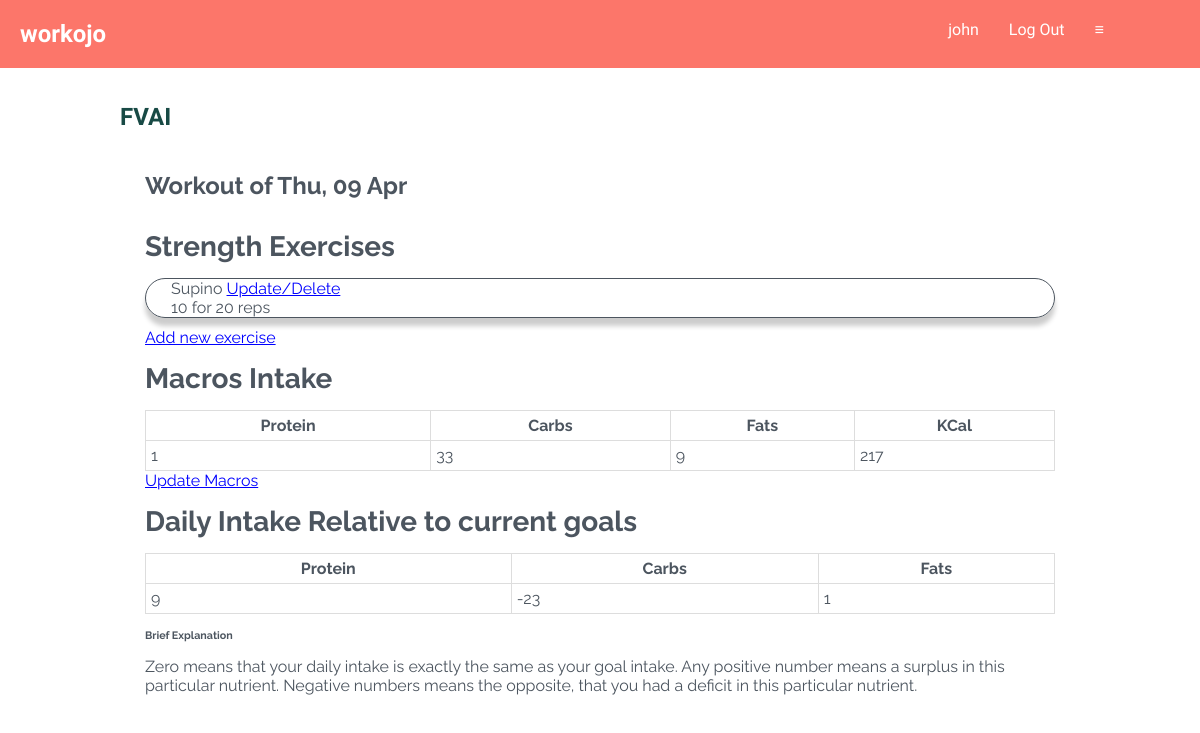
/16/workout (signed in), run on the app's committed database.
### tables this page shows
CREATE TABLE user (
  id INTEGER PRIMARY KEY AUTOINCREMENT,
  username TEXT UNIQUE NOT NULL,
  password TEXT NOT NULL
);

CREATE TABLE workout (
  id INTEGER PRIMARY KEY AUTOINCREMENT,
  creator_id INTEGER NOT NULL,
  created TIMESTAMP NOT NULL DEFAULT CURRENT_TIMESTAMP,
  tag TEXT NOT NULL,
  FOREIGN KEY (creator_id) REFERENCES user (id)  
);

CREATE TABLE exercise (
  id INTEGER PRIMARY KEY AUTOINCREMENT,
  workout_id INTEGER NOT NULL,
  exercise_name TEXT NOT NULL,
  set_number INTEGER NOT NULL,
  repetitions INTEGER NOT NULL,
  unit TEXT NOT NULL,
  FOREIGN KEY (workout_id) REFERENCES workout (id)
);

CREATE TABLE macros (
  id INTEGER PRIMARY KEY AUTOINCREMENT,
  workout_id INTEGER NOT NULL,
  protein INTEGER NOT NULL,
  carbs INTEGER NOT NULL,
  fats INTEGER NOT NULL,
  FOREIGN KEY (workout_id) REFERENCES workout (id)
);

### workojo/log.py (the view)
@bp.route('/<int:id>/workout')
@login_required
def workout(id):
    db = get_db()
    workout = get_workout(id)
    user_id = session.get('user_id')
    exercises = db.execute(
        'SELECT e.id, exercise_name, set_number, repetitions, unit, created, workout_id'
        ' FROM exercise e JOIN workout w ON e.workout_id=w.id'
        ' WHERE workout_id= ?',(id,)
    ).fetchall()
    macros = db.execute(
        'SELECT m.id, carbs, protein, fats, workout_id'
        ' FROM macros m JOIN workout w on m.workout_id=w.id'
        ' WHERE workout_id = ?',(id,)
    ).fetchone()
    workout = db.execute(
        'SELECT *'
        ' FROM workout'
        ' ORDER BY created DESC'
        ).fetchone()
    diet_goals = db.execute(
        'SELECT d.creator_id, daily_protein, daily_fats, daily_carbs'
        ' FROM diet_goals d JOIN user u on d.creator_id=u.id'
        ' WHERE creator_id = ?',(user_id,)
    ).fetchone()
    distance_list = distance_from_goals(diet_goals, macros)
    session['current_id'] = workout['id']
    kcal = kcal_counter(macros)
    return render_template('log/workout_details.html', macros=macros, exercises=exercises, workout=workout,
    user_id=user_id, kcal=kcal, distance_list=distance_list, diet_goals=diet_goals)

### workojo/_log_helper.py (called while the page is built)
def kcal_counter(macros):
    if macros:
        kcal = (macros['fats'] * 9) + (macros['carbs'] * 4) + (macros['protein'] * 4)
    else:
        kcal = 0
    return kcal

def distance_from_goals(diet_goals, macros):
    if diet_goals and macros:
        protein_distance = diet_goals['daily_protein'] - macros['protein']
        carb_distance = diet_goals['daily_carbs'] - macros['carbs']
        fats_distance = diet_goals['daily_fats'] - macros ['fats']
        distance_list = [protein_distance, carb_distance, fats_distance]
        return distance_list

def get_workout(id, check_author=True):
    workout = get_db().execute(
        'SELECT w.id, creator_id, created, tag, created, username'
        ' FROM workout w JOIN user u ON w.creator_id=u.id'
        ' WHERE w.id = ?',
        (id,)
    ).fetchone()
    if workout is None:
        abort(404, 'Workout id {0} does not exist.'.format(id))
    if check_author and workout['creator_id'] != g.user['id']:
        abort(403)
    return workout

### workojo/auth.py (called while the page is built)
@bp.before_app_request
def load_logged_in_user():
    user_id = session.get('user_id')
    if user_id is None:
        g.user = None
    else:
        g.user = get_db().execute(
            'SELECT * FROM user WHERE id = ?', (user_id, )
        ).fetchone()

def login_required(view):
    @functools.wraps(view)
    def wrapped_view(**kwargs):
        if g.user is None:
            return redirect(url_for('auth.login'))
        return view(**kwargs)
    return wrapped_view

### workojo/db.py (called while the page is built)
def get_db():
    if 'db' not in g:
        g.db = sqlite3.connect(
            current_app.config['DATABASE'],
            detect_types=sqlite3.PARSE_DECLTYPES
        )
        g.db.row_factory = sqlite3.Row
    return g.db

### workojo/templates/log/workout_details.html
{% extends 'base.html' %}
{% block header %}
  <h1>{% block title %} {{ workout['tag']}} {% endblock %}</h1>
{% endblock %}
{% block content %}
<div class="body">
<h2 class="workout-header">Workout of {{ workout['created'].strftime('%a, %d %b')}}</h2>
<h4 class="workout-header"> Strength Exercises</h4>
{% for exercise in exercises %}
<p class="workout-children">
    {{ exercise['exercise_name']}} <a class="body-link" href="{{url_for('log.update', id=exercise['id'])}}">Update/Delete</a>
    <br>
    {{ exercise['set_number']}} for {{ exercise['repetitions']}} {{ exercise['unit']}} <br>
</p>
{% endfor %}
<p><a class="body-link" href="{{url_for('log.create')}}">Add new exercise</a></p>
{% if macros %}
<h4 class="workout-header">Macros Intake</h4>
<table>
  <tr>
    <th>Protein</th>
    <th>Carbs</th>
    <th>Fats</th>
    <th>KCal</th>
  </tr>
  <tr>
    <td>{{ macros['protein'] }}</td>
    <td>{{ macros['carbs'] }}</td>
    <td>{{ macros['fats'] }}</td>
    <td>{{ kcal }}</td>
  </tr>
</table>
<a class="body-link" href="{{url_for('log.macro_update', id=macros['id'])}}">Update Macros</a>
{% else %}
<a class="body-link" href="{{url_for('log.macro_create')}}">Track macros</a>
{% endif %}
{% if macros and diet_goals %}
<h4 class="workout-header">Daily Intake Relative to current goals</h4>
<table>
  <tr>
    <th>Protein</th>
    <th>Carbs</th>
    <th>Fats</th>
  </tr>
  <tr>
    <td>{{ distance_list[0] }}</td>
    <td>{{ distance_list[1] }}</td>
    <td>{{ distance_list[2] }}</td>
  </tr>
</table>
<h6 class="workout-header">Brief Explanation</h6>
<p>
  Zero means that your daily intake is exactly the same as your goal intake.
  Any positive number means a surplus in this particular nutrient.
  Negative numbers means the opposite, that you had a deficit in this particular nutrient.
</p>
{% endif %}
</div>
{% endblock %}

### workojo/templates/base.html (shortened to what this page needs)
<!doctype html>
<link rel="stylesheet" media='screen and (min-width: 450px)' href="{{ url_for('static', filename='style.css') }}">
<link rel="stylesheet" media='screen and (min-width: 140px) and (max-width: 440px)' href="{{ url_for('static', filename='phone.css') }}"/>
<body>
<nav>
  <h1>workojo</h1>
  <ul>
    {% if g.user %}
      <li><span>{{ g.user['username'] }}</span>
      <li><a href="{{ url_for('auth.logout') }}">Log Out</a>
      <li id="triple-bar">&#8801</li>
    {% else %}
      <li><a href="{{ url_for('auth.register') }}">Register</a>
      <li><a href="{{ url_for('auth.login') }}">Log In</a>
      <li id="triple-bar">&#8801</li>
    {% endif %}
  </ul>
</nav>
<section class="content">
  <header>
    {% block header %}{% endblock %}
  </header>
  {% block content %}{% endblock %}
</section>
</body>

### workojo/static/style.css (style rules this page uses)
* { margin: 0; padding: 0; }
h4 { font-size: 28px; }
nav { font-family: 'Gotu', sans-serif; display: flex; padding: 20px; background-color: #fc766aff; color: white; }
table { border-collapse: collapse; width: 100%; }
td, th { border: 1px solid #dddddd; padding: 5px; }
ul { margin-left: 70%; }
li { display: inline-block; margin-left: 30px; }
a { text-decoration: none; color: inherit; }
section { width: 80%; margin: 0 auto; padding: 10px; background-color: white; color: #4c555f; }
header { font-family: 'Gotu', sans-serif; padding: 25px 0px; color: #184a45ff; }
.workout-header { padding: 15px 0px; }
.workout-children { border: 1px solid #4c555f; box-shadow: 0px 8px 5px 0px rgba(0,0,0,0.2); border-radius: 25px; margin-bottom: 10px; }
.body, .workout-children { font-family: 'Raleway', sans-serif; padding: 0px 25px; }
.body-link { color: blue; text-decoration: underline; padding-right: 15px; }

### workojo/static/phone.css (style rules this page uses)
* { margin: 0; padding: 0; -webkit-padding-start: 0; }
h4 { margin: 15px 0px 10px 0px; }
nav { font-family: 'Gotu', sans-serif; display: flex; background-color: #fc766aff; color: white; padding: 10px; }
ul { font-size: 0; padding: 0; }
table { border-collapse: collapse; width: 100%; }
td, th { border: 1px solid #dddddd; padding: 5px; }
li { display: inline-block; font-size: 16px; margin: -15px; margin-left: 10px; padding-left: 20px; }
a { text-decoration: none; color: inherit; }
section { margin: 0px 5px 5px 5px; padding: 10px; background-color: white; color: #4c555f; }
header { font-family: 'Gotu', sans-serif; padding: 10px; text-align: center; color: #184a45ff; }
.body, .workout-children { font-family: 'Raleway', sans-serif; padding: 0px 10px 0px 10px; line-height: 1.5em; }
.body p { margin-bottom: 15px; }
.body-link { color: blue; text-decoration: underline; padding: 15px; }
.workout-children { border: 1px solid #4c555f; box-shadow: 0px 8px 5px 0px rgba(0,0,0,0.2); border-radius: 25px; }
#triple-bar { position: relative; cursor: pointer; font-size: 25px; padding: 10px; padding-left: 20px; }

### data on the page
user: user.username "john"
workout: tag "FVAI", created "Thu, 09 Apr"
exercise: exercise_name "Supino", set_number "10", repetitions "20", unit "reps"
macros: protein "1", carbs "33", fats "9"

### other printed values
{{ kcal }} "217"
{{ distance_list[0] }} "9"
{{ distance_list[1] }} "-23"
{{ distance_list[2] }} "1"
